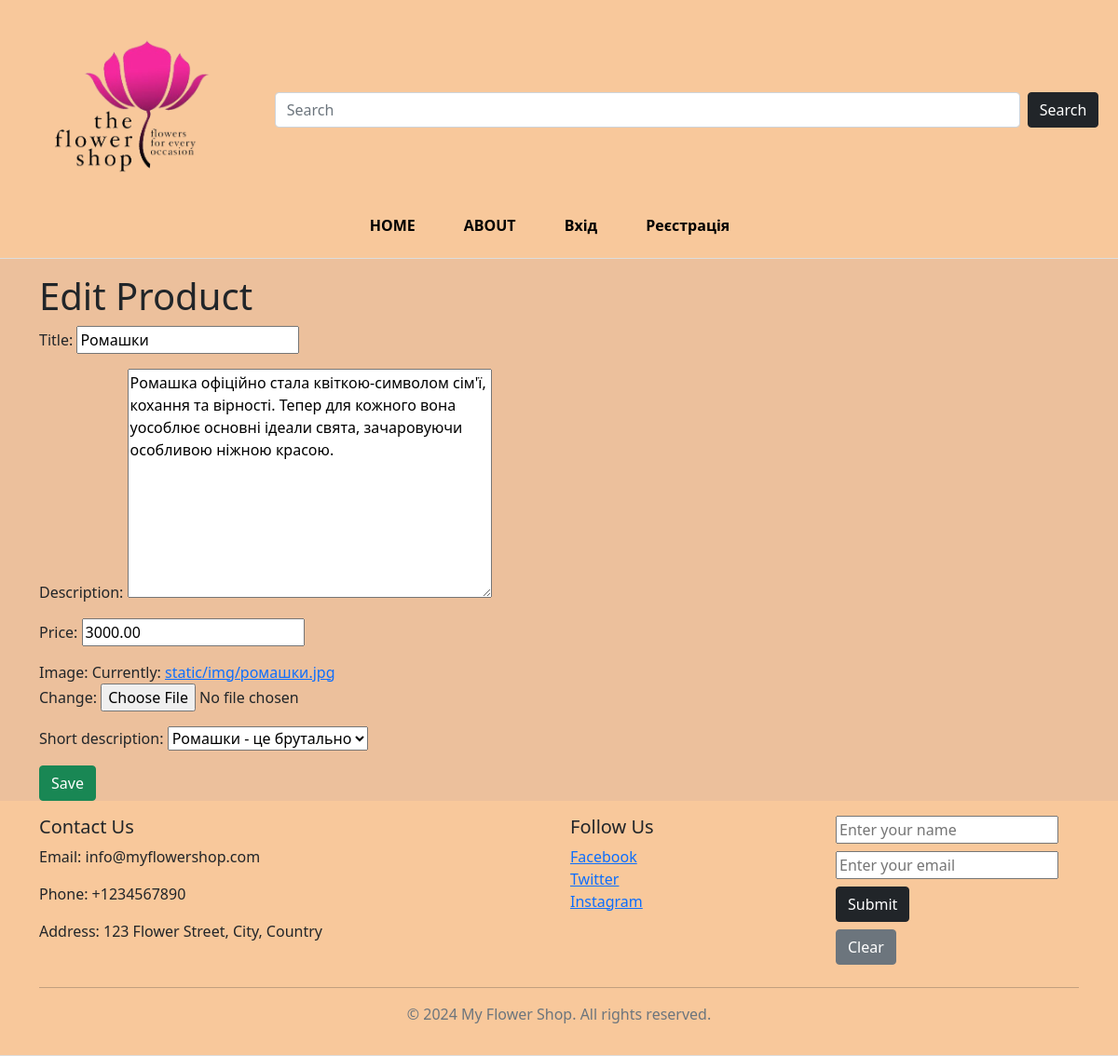
Page /product/5/edit/ on the committed database.
### main/models.py (models this page shows, shortened)
class Product(models.Model):
    title = models.CharField(max_length=100)
    description = models.TextField()
    price = models.DecimalField(max_digits=10, decimal_places=2)
    image = models.ImageField(upload_to='static/img/')
    short_description = models.ForeignKey(ProductDescription, on_delete=models.SET_NULL, null=True)

### main/views.py (the view)
# urls.py: path('product/<int:pk>/edit/', ProductUpdateView.as_view(), name='product_edit'),
class ProductUpdateView(UpdateView):
    model = Product
    template_name = 'main/product_edit_form.html'
    success_url = '/table/'
    fields = ('title', 'description', 'price', 'image', 'short_description')

### main/models.py (called while the page is built)
    def __str__(self):
        return self.details

### templates/main/product_edit_form.html (shortened to what this page needs)
{% extends 'main/base.html' %}
{% block product_content %}
<h1>Edit Product</h1>
<form method="post" enctype="multipart/form-data">
    {{ form.as_p }}
    <button type="submit" class="btn btn-success">Save</button>
</form>
{% endblock %}

### static/css/styles.css (style rules this page uses)
body { margin: 0; padding: 0; background: #ecc09c; overflow-x: hidden; }

### rows in the picture
Product: title "Ромашки", description "Ромашка офіційно стала квіткою-символом сім'ї, кохання та вірності. Тепер для кожного вона уособлює основні ідеали свята, зачаровуючи особливою ніжною красою.", price "3000.00", short_description "Ромашки - це брутально"
